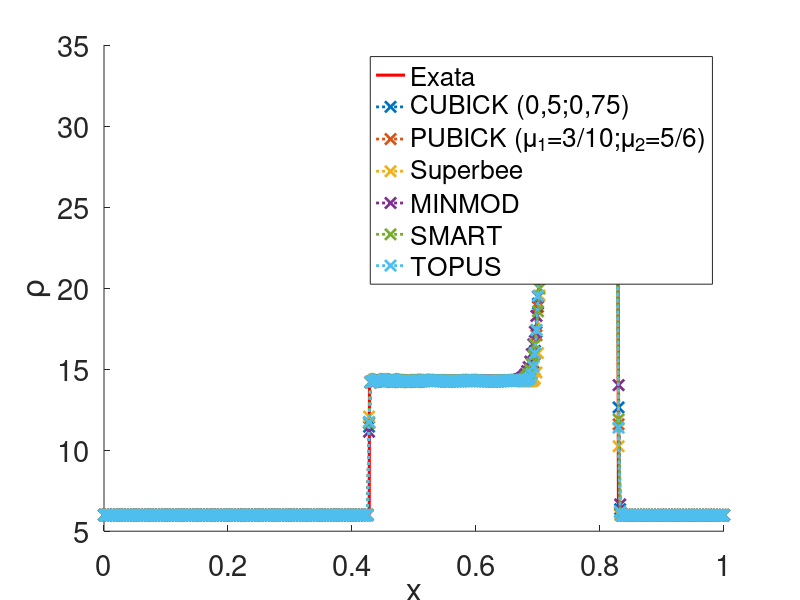

This chart was generated by the following MATLAB code:
clear all
close all
clc
%malla=400, cfl=0.6

load cubick_N400_cfl06_caso2.txt
load minmod_N400_cfl06_caso2.txt
load pubick_N400_cfl06_caso2.txt
load smart_N400_cfl06_caso2.txt
load superbee_N400_cfl06_caso2.txt
load topus_N400_cfl06_caso2.txt

load Exata_caso2.txt

A=cubick_N400_cfl06_caso2;
B=pubick_N400_cfl06_caso2;
C=superbee_N400_cfl06_caso2;
D=minmod_N400_cfl06_caso2;
E=smart_N400_cfl06_caso2;
F=topus_N400_cfl06_caso2;

G=Exata_caso2;

hold on
set(gca, 'FontSize', 21)

plot(G(:,1),G(:,2),'r','LineWidth',2.2)

plot(A(:,1),A(:,2),':x','LineWidth',2,'MarkerSize',8)
plot(B(:,1),B(:,2),':x','LineWidth',2,'MarkerSize',8)
plot(C(:,1),C(:,2),':x','LineWidth',2,'MarkerSize',8)
plot(D(:,1),D(:,2),':x','LineWidth',2,'MarkerSize',8)
plot(E(:,1),E(:,2),':x','LineWidth',2,'MarkerSize',8)
plot(F(:,1),F(:,2),':x','LineWidth',2,'MarkerSize',8)


legend('Exata','CUBICK (0,5;0,75)','PUBICK (\mu_1=3/10;\mu_2=5/6)', ...
    'Superbee','MINMOD','SMART','TOPUS')

xlabel('x') 
ylabel('\rho')

%ylim([1 4.8]);
